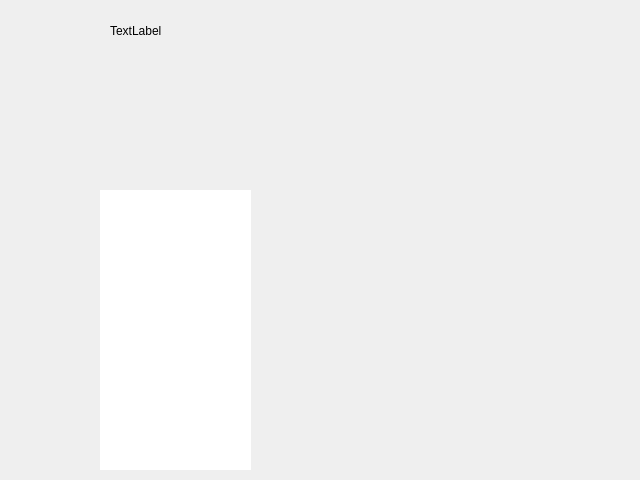
<?xml version="1.0" encoding="UTF-8"?>
<ui version="4.0">
 <class>UnitWindow</class>
 <widget class="QWidget" name="UnitWindow">
  <property name="geometry">
   <rect>
    <x>0</x>
    <y>0</y>
    <width>640</width>
    <height>480</height>
   </rect>
  </property>
  <property name="windowTitle">
   <string>Form</string>
  </property>
  <widget class="QPushButton" name="BackButton">
   <property name="geometry">
    <rect>
     <x>0</x>
     <y>0</y>
     <width>91</width>
     <height>101</height>
    </rect>
   </property>
   <property name="text">
    <string/>
   </property>
   <property name="icon">
    <iconset resource="Resources/biobloom.qrc">
     <normaloff>:/BackButtonIcon.png</normaloff>:/BackButtonIcon.png</iconset>
   </property>
   <property name="iconSize">
    <size>
     <width>85</width>
     <height>110</height>
    </size>
   </property>
   <property name="flat">
    <bool>true</bool>
   </property>
  </widget>
  <widget class="QPushButton" name="MusicButton">
   <property name="geometry">
    <rect>
     <x>0</x>
     <y>100</y>
     <width>91</width>
     <height>101</height>
    </rect>
   </property>
   <property name="text">
    <string/>
   </property>
   <property name="icon">
    <iconset resource="Resources/biobloom.qrc">
     <normaloff>:/MusicButtonIcon.jpg</normaloff>:/MusicButtonIcon.jpg</iconset>
   </property>
   <property name="iconSize">
    <size>
     <width>85</width>
     <height>110</height>
    </size>
   </property>
   <property name="flat">
    <bool>true</bool>
   </property>
  </widget>
  <widget class="QPushButton" name="SettingsButton">
   <property name="geometry">
    <rect>
     <x>0</x>
     <y>200</y>
     <width>91</width>
     <height>101</height>
    </rect>
   </property>
   <property name="text">
    <string/>
   </property>
   <property name="icon">
    <iconset resource="Resources/biobloom.qrc">
     <normaloff>:/SettingsButtonIcon.png</normaloff>:/SettingsButtonIcon.png</iconset>
   </property>
   <property name="iconSize">
    <size>
     <width>85</width>
     <height>110</height>
    </size>
   </property>
   <property name="flat">
    <bool>true</bool>
   </property>
  </widget>
  <widget class="QListWidget" name="DataList">
   <property name="geometry">
    <rect>
     <x>100</x>
     <y>190</y>
     <width>151</width>
     <height>280</height>
    </rect>
   </property>
   <property name="frameShape">
    <enum>QFrame::NoFrame</enum>
   </property>
   <property name="currentRow">
    <number>-1</number>
   </property>
  </widget>
  <widget class="QLabel" name="PlantName">
   <property name="geometry">
    <rect>
     <x>110</x>
     <y>10</y>
     <width>131</width>
     <height>41</height>
    </rect>
   </property>
   <property name="text">
    <string>TextLabel</string>
   </property>
  </widget>
 </widget>
 <resources>
  <include location="Resources/biobloom.qrc"/>
 </resources>
 <connections/>
</ui>
